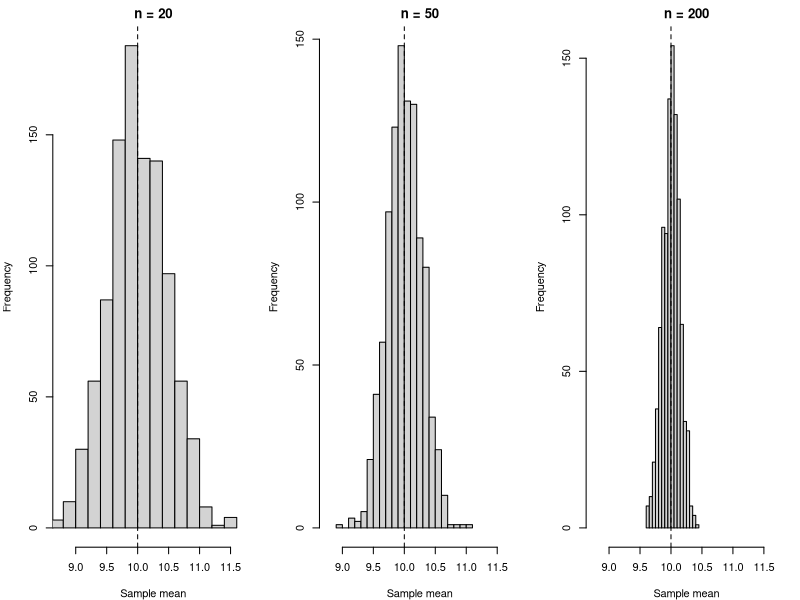

The R script that drew this image:
## ---- chunk 1

#| echo: false

#| message: false

#| warning: false

set.seed(2300)

# Imagine a population with mean = 10 and sd = 2

pop_mean <- 10

pop_sd   <- 2

# Draw many samples of different sizes and compute their means

sizes <- c(20, 50, 200)

means_list <- lapply(sizes, function(n) {

  replicate(1000, mean(rnorm(n, pop_mean, pop_sd)))

})

# Plot histograms of sample means

op <- par(mfrow = c(1,3), mar = c(4,4,2,1))

for (j in seq_along(sizes)) {

  hist(means_list[[j]], main = paste0("n = ", sizes[j]),

       xlab = "Sample mean", breaks = 20, xlim = c(8.75, 11.75))

  abline(v = pop_mean, lty = 2)

}

par(op)
